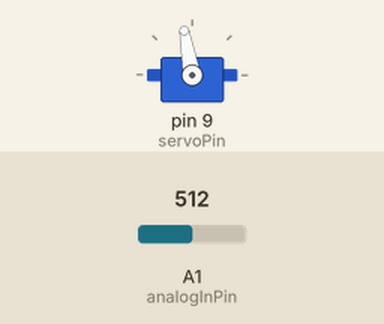
Bench run of a sketch on a simulated Arduino Uno, built with avr-gcc and run on an emulated ATmega328P. Shown: servo. The inputs (shaded band) are chosen by the test bench; at power-on: A1 (analogInPin) = 512.

Above: at 1.2 s.
1.3 s: A1 (analogInPin) set to 716
At 2.1 s:
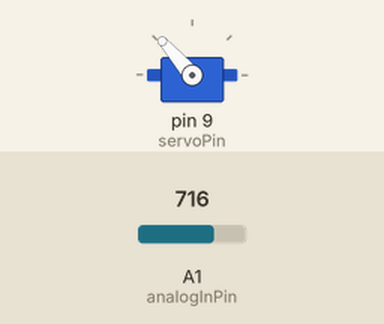
2.8 s: A1 (analogInPin) set to 900
At 4.0 s:
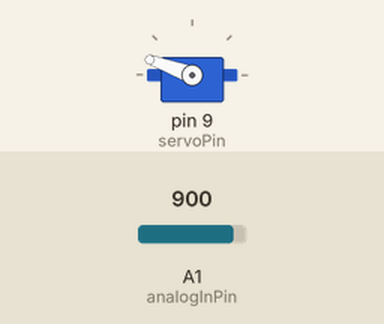
4.3 s: A1 (analogInPin) set to 1023
At 5.4 s:
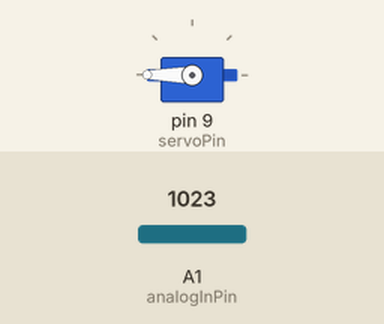
5.8 s: A1 (analogInPin) set to 511
At 6.7 s:
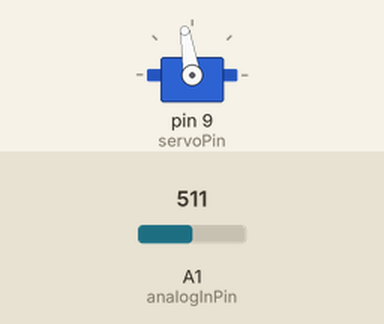
7.3 s: A1 (analogInPin) set to 306
At 7.6 s:
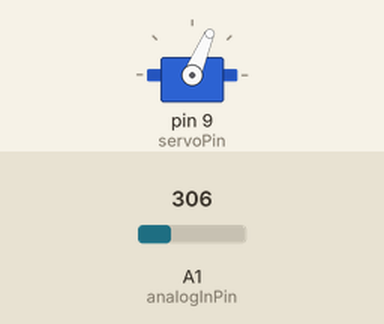
Timing chart, 0 to 9.8 s (numbered marks = the images above; inputs shaded):
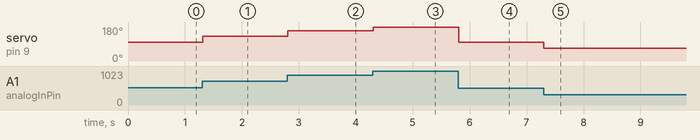

The sketch:

moteur_potentio.ino
```cpp
#include <Servo.h>

short analogInPin = A1;
short servoPin = 9;


Servo motor;

void setup() {
  motor.attach(servoPin);
}

void loop() {
  // Set motor
  int motorSpeed;
  motorSpeed = analogRead(analogInPin);
  motorSpeed = map(motorSpeed, 0, 1023, 20, 180);
  motor.write(motorSpeed);
  delay(10);
}
```

Measured:
- after the input at 1.3 s, servo on pin 9 (servoPin): 100° → 131° at once
- after the input at 2.8 s, servo on pin 9 (servoPin): 131° → 160° at once
- after the input at 4.3 s, servo on pin 9 (servoPin): 160° → 180° at once
- after the input at 5.8 s, servo on pin 9 (servoPin): 180° → 99° at once
- after the input at 7.3 s, servo on pin 9 (servoPin): 99° → 67° at once
